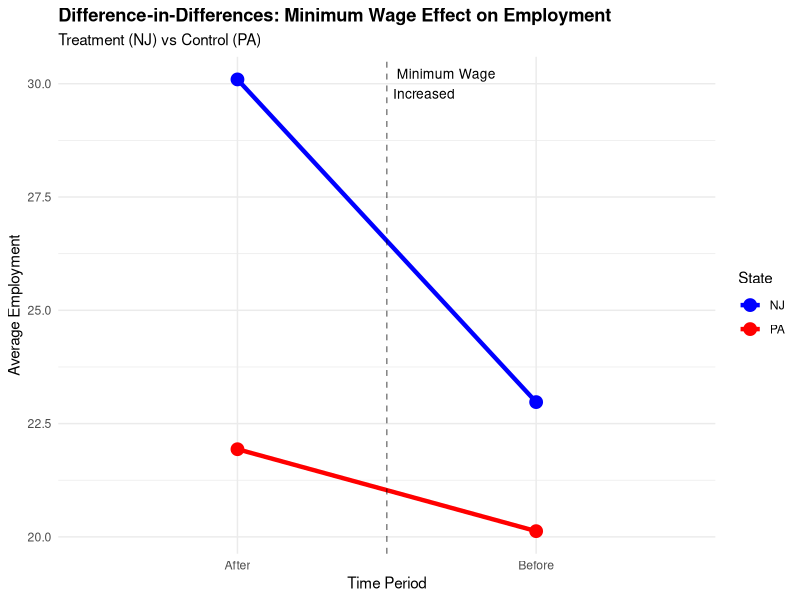

Here is the R script that generated this plot:
cat("Difference-in-Differences (DiD)")

cat("

Difference-in-Differences (DiD) is a quasi-experimental method that estimates causal effects by comparing 
the change in outcomes over time between a treatment group and a control group.

Compare two differences:

First difference: Change over time in the treatment group

Second difference: Change over time in the control group

DiD estimate = Difference between these two differences

Intuition: 

The control group shows what would have happened to the treatment group without treatment (the counterfactual trend).

Treatment Group:  Before = 20 → After = 35 (change = +15)

Control Group:    Before = 15 → After = 20 (change = +5)

DiD = (35 - 20) - (20 - 15) = 15 - 5 = 10

")

cat("

DiD = (Y_treated,after - Y_treated,before) - (Y_control,after - Y_control,before)
    
Y = β₀ + β₁·Treated + β₂·Post + β₃·(Treated × Post) + ε

Where:

β₃ = DiD estimator (treatment effect)

Treated = 1 if in treatment group, 0 otherwise

Post = 1 if after treatment, 0 before

Treated × Post = interaction term

")

cat("

Classic Example: Minimum Wage and Employment

Card & Krueger (1994) Study

Research question: Does raising minimum wage reduce employment?

Setting:

Treatment: New Jersey raised minimum wage (April 1992)

Control: Pennsylvania kept minimum wage the same

Outcome: Fast-food employment levels

They used Difference-in-Differences to ask:

“Did employment in New Jersey (treated) change more than in Pennsylvania (control) after the minimum wage increase?”

")


# Simulate Card & Krueger style data
set.seed(123)
n_stores <- 400

# Create dataset
did_data <- data.frame(
  store_id = rep(1:n_stores, 2),
  state = rep(c(rep("NJ", n_stores/2), rep("PA", n_stores/2)), 2),
  time = c(rep("Before", n_stores), rep("After", n_stores))
)

# Generate employment levels
did_data$employment <- with(did_data, 
  20 +  # Baseline
  3 * (state == "NJ") +  # NJ stores slightly larger
  2 * (time == "After") +  # General time trend
  5 * (state == "NJ" & time == "After") +  # Treatment effect
  rnorm(n_stores * 2, 0, 3)  # Noise
)

# Mark treatment
did_data$treated <- ifelse(did_data$state == "NJ", 1, 0)
did_data$post <- ifelse(did_data$time == "After", 1, 0)

# View structure
head(did_data, 4)
tail(did_data, 4)

cat("

Now we have:

treated: 1 for NJ (treatment group), 0 for PA (control)

post: 1 for After, 0 for Before

These dummy variables are standard inputs to a DiD regression:

employment = β0 + β1 treated + β2  post + β3  (treated×post) + ϵ

β3 = the Difference-in-Differences estimate, i.e., the causal effect of the NJ wage policy.

")

library(ggplot2)
library(dplyr)

# Compute means
means <- did_data %>%
  group_by(state, time) %>%
  summarise(avg_employment = mean(employment), .groups = 'drop')

print(means)

# Create DiD plot
ggplot(means, aes(x = time, y = avg_employment, group = state, color = state)) +
  geom_line(size = 1.5) +
  geom_point(size = 4) +
  geom_vline(xintercept = 1.5, linetype = "dashed", alpha = 0.5) +
  annotate("text", x = 1.5, y = 30, label = "Minimum Wage\nIncreased", 
           hjust = -0.1, size = 3.5) +
  labs(
    title = "Difference-in-Differences: Minimum Wage Effect on Employment",
    subtitle = "Treatment (NJ) vs Control (PA)",
    x = "Time Period",
    y = "Average Employment",
    color = "State"
  ) +
  scale_color_manual(values = c("NJ" = "blue", "PA" = "red")) +
  theme_minimal() +
  theme(plot.title = element_text(face = "bold"))

cat("

Next step in the analysis :

To actually estimate the effect from the simulated data:

did_model <- lm(employment ~ treated * post, data = did_data)
summary(did_model)

The coefficient for treated:post should be approximately +5, 
confirming that the DiD estimator recovers the causal effect you simulated.

")

did_model <- lm(employment ~ treated * post, data = did_data)
summary(did_model)

cat("

| Concept                        | Meaning                                                                |
| :----------------------------- | :--------------------------------------------------------------------- |
| “Before vs After”              | Captures general time trends                                           |
| “NJ vs PA”                     | Captures baseline group differences                                    |
| “Interaction (treated × post)” | Isolates the **policy’s causal effect** beyond trends or baseline gaps |

")

cat("
| Term                    | Estimate                                                                                                                                                         
| ----------------------- | -----------------------------------------------------------------------------------------------------------------------------------------------------------------
| **(Intercept)** = 20.13 | Average employment **in control group (PA)** *before* the policy. This is the baseline.                                                                         
| **treated** = 2.85      | Before the policy, NJ stores had **≈ 2.85 more employees** than PA stores (baseline group difference).                                                         
| **post** = 1.81         | After the policy, employment in **PA** (the control) rose by ≈ 1.81 (common time trend).                                                                         
| **treated:post** = 5.31 | **Causal effect**: NJ’s employment increased by **5.31 more** than PA’s between before → after. 
                            This is the **DiD estimate** of the minimum-wage policy’s impact. 
")

cat("

🧠 Interpretation

This term (treated:post) is the Difference-in-Differences estimator — it measures how much more employment increased in New Jersey (treated) than in Pennsylvania (control) after the policy change.

Estimate = 5.31 → NJ employment rose by about 5.3 more workers per store, relative to PA.

Standard error = 0.42 → very small relative to the estimate.

t value = 12.7 → extremely large (anything > 2 is usually significant).

p-value < 2 × 10⁻¹⁶ → far smaller than any standard significance threshold (e.g., 0.05, 0.01, 0.001).

")



# Shapley decomposition is a method for fairly attributing the contribution of each variable or factor to an overall outcome, 
# based on principles from cooperative game theory. 
# It’s widely used in economics, machine learning, 
# and regression analysis to understand how different inputs contribute to a prediction or model fit.






